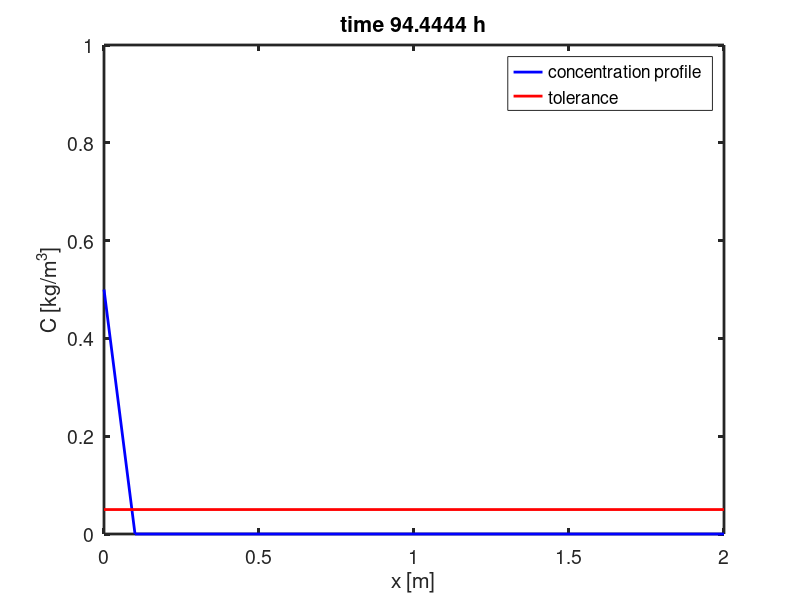
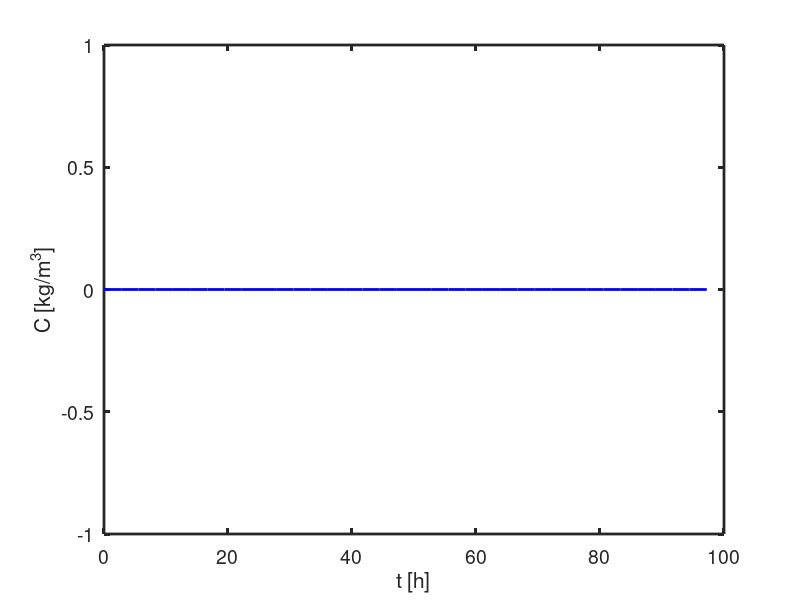

Reproduce these figures in MATLAB, in order.
clear;
%  Routine to simulate mass balance of a reactor reactor
% for a chemical/ contaminant which gets transformed by a first order
% reaction
%dc/dt= -v*dC/dx -lambda *C

% Initialisation
% Griding of the reactor domain
dx=0.1; % %grid size
x=[0:dx:2];% reactor domain and grid meters
deltax=diff(x); % vector containing grid spacing dx


% Define variables & parameters
v=1e-05;% flow velocity in m per second
lambda= 0/86400; % reaction time scale of first order reaction
tau=3600; % period of osscillation in case of a periodical input concentration
C_in=0.5% input concentratin in kg/m^3 into the reactor
C_lim=0.05;% tolerance limit for the outflow
%scaling factor for initial state


% Define initial state
C=zeros(1, length(x));% concentration vectors 

C_alt=C; % concentration at old time stept


% Process loop
tmax=4*86400; % maximum simulation time
time=0.; % start time
itime=1; % time step counter
time_vec=[time];
C_leak=[0];

% solve equation with explicite upstream euler forward finite difference
figure;
while time < tmax
   % Define time step with Courant criterion, maxium computation time and start time 
     dt= 1*dx/abs(v);
    % Define boundary conditions (Dirichlet)    
    C(1)=C_in;% upstream boundary constant concentration 
    C(length(x))=C_alt(length(x)-1); %right boundary free outflow
   % solve working equation 
    for j=2:length(x)-1
        % numerical solution add finite difference form of the solution
        % add working equation here
        % C(j)=
        % Assure that solution is realistic i.e. avoid negative % concentration
    if C(j) < 0
        C(j) =0;
    end

    end
    C_alt=C; % set old Concentration to actual concentration
    % start plotting sequence
    plot(x,C,'b-','linewidth',2);
    hold on;
    plot(x,C_lim*ones(1,length(x)),'r-','linewidth',2);
    hold off;
    xlabel('x [m]','fontsize',14);
    ylabel('C [kg/m^3]','fontsize',14);
    set(gca,'fontsize',14,'linewidth',2);
    axis([x(1) x(length(x)) 0 2*C_in]);
    title(['time ' num2str(time/3600) ' h']);
    legend('concentration profile','tolerance'); 
    M(itime)=getframe;
    time=time+dt;% new time
    itime=itime+1;
     % end plotting sequence
    time_vec=[time_vec time];
    C_leak=[C_leak C(length(x))];
   end

figure;
plot(time_vec/3600,C_leak,'b-','linewidth',2);
xlabel('t [h]','fontsize',14);
ylabel('C [kg/m^3]','fontsize',14);
set(gca,'fontsize',14,'linewidth',2);
